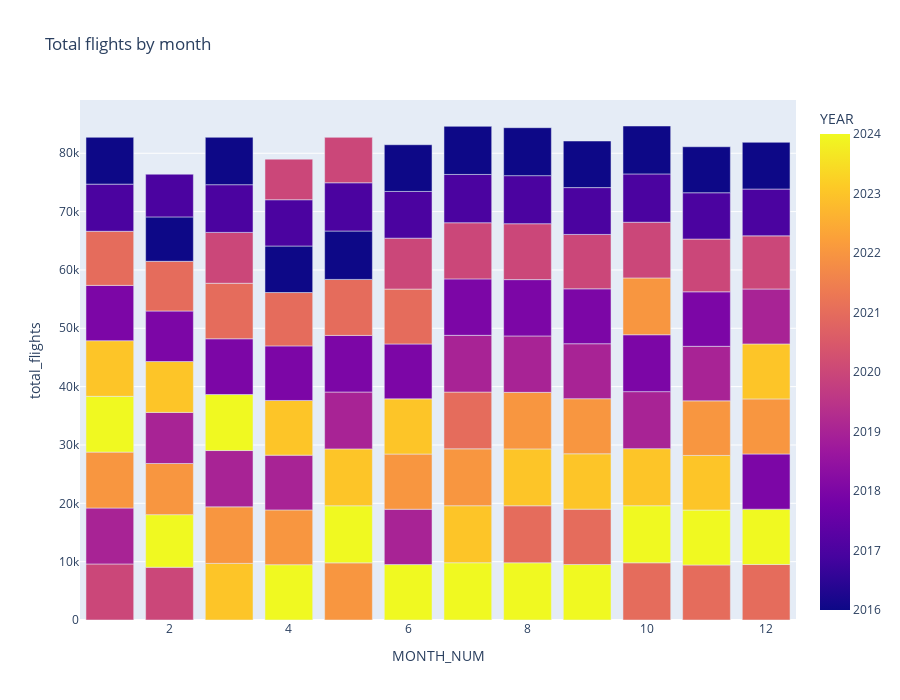

Notebook code for this chart:
### Code cell
fig = px.bar(
    data_frame=year_month_flt_count,
    x='MONTH_NUM',
    y='total_flights',
    color='YEAR',
    barmode='group',
    title='Total flights by month',
    width=900,
    height=700
)

fig.show()

### Figure 1 — Plotly figure (JSON) as saved in the notebook; plotly's stock layout.template omitted (floating-point values rounded to 4 significant figures)
{"data": [{"alignmentgroup": "True", "hovertemplate": "MONTH_NUM=%{x}<br>total_flights=%{y}<br>YEAR=%{marker.color}<extra></extra>", "legendgroup": "", "marker": {"color": [2024, 2024, 2021, 2022, 2024, 2024, 2023, 2023, 2021, 2019, 2023, 2022, 2023, 2018, 2019, 2022, 2021, 2019, 2023, 2018, 2022, 2022, 2018, 2019, 2018, 2019, 2020, 2020, 2024, 2021, 2019, 2020, 2022, 2024, 2018, 2020, 2023, 2021, 2021, 2024, 2024, 2021, 2023, 2019, 2018, 2024, 2024, 2018, 2022, 2023, 2022, 2022, 2021, 2019, 2023, 2024, 2019, 2018, 2018, 2021, 2022, 2019, 2023, 2023, 2022, 2018, 2019, 2018, 2020, 2021, 2021, 2020, 2020, 2020, 2024, 2022, 2019, 2020, 2020, 2023, 2018, 2021, 2016, 2017, 2017, 2017, 2016, 2017, 2016, 2016, 2017, 2016, 2017, 2017, 2016, 2017, 2016, 2017, 2016, 2016, 2016, 2017, 2017, 2016, 2020, 2016, 2017, 2020], "coloraxis": "coloraxis", "pattern": {"shape": ""}}, "name": "", "offsetgroup": "", "orientation": "v", "showlegend": false, "textposition": "auto", "x": [7, 8, 10, 5, 5, 10, 10, 7, 8, 10, 8, 7, 5, 10, 5, 10, 7, 7, 3, 5, 3, 8, 7, 8, 8, 3, 7, 1, 3, 5, 1, 8, 1, 1, 3, 10, 1, 12, 3, 9, 6, 9, 9, 6, 1, 4, 12, 12, 6, 6, 9, 12, 11, 9, 12, 11, 12, 6, 9, 6, 4, 4, 4, 11, 11, 4, 11, 11, 9, 1, 4, 12, 2, 11, 2, 2, 2, 6, 3, 2, 2, 2, 5, 10, 7, 5, 7, 8, 8, 10, 3, 3, 1, 9, 1, 12, 12, 6, 6, 9, 4, 11, 4, 11, 5, 2, 2, 4], "xaxis": "x", "y": [9814, 9806, 9803, 9794, 9786, 9786, 9783, 9773, 9772, 9772, 9753, 9750, 9749, 9749, 9748, 9740, 9732, 9724, 9704, 9702, 9687, 9687, 9676, 9670, 9655, 9655, 9621, 9604, 9601, 9598, 9592, 9580, 9580, 9563, 9557, 9545, 9535, 9518, 9512, 9510, 9501, 9493, 9487, 9484, 9482, 9480, 9477, 9460, 9459, 9458, 9441, 9439, 9429, 9425, 9425, 9419, 9415, 9411, 9410, 9406, 9391, 9382, 9375, 9358, 9357, 9356, 9350, 9341, 9319, 9270, 9144, 9111, 9043, 9042, 9011, 8772, 8758, 8726, 8720, 8715, 8667, 8517, 8296, 8281, 8281, 8268, 8246, 8241, 8218, 8215, 8177, 8124, 8083, 8030, 8028, 8022, 8011, 8010, 8008, 7988, 7973, 7937, 7936, 7883, 7788, 7607, 7323, 6956], "yaxis": "y", "type": "bar"}], "layout": {"xaxis": {"anchor": "y", "domain": [0.0, 1.0], "title": {"text": "MONTH_NUM"}}, "yaxis": {"anchor": "x", "domain": [0.0, 1.0], "title": {"text": "total_flights"}}, "coloraxis": {"colorbar": {"title": {"text": "YEAR"}}, "colorscale": [[0.0, "#0d0887"], [0.1111, "#46039f"], [0.2222, "#7201a8"], [0.3333, "#9c179e"], [0.4444, "#bd3786"], [0.5556, "#d8576b"], [0.6667, "#ed7953"], [0.7778, "#fb9f3a"], [0.8889, "#fdca26"], [1.0, "#f0f921"]]}, "legend": {"tracegroupgap": 0}, "title": {"text": "Total flights by month"}, "barmode": "group", "height": 700, "width": 900}}
